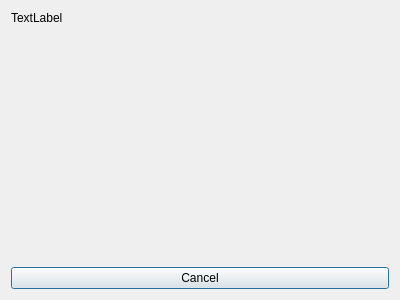
<?xml version="1.0" encoding="UTF-8"?>
<ui version="4.0">
 <class>ErrorDialog</class>
 <widget class="QDialog" name="ErrorDialog">
  <property name="geometry">
   <rect>
    <x>0</x>
    <y>0</y>
    <width>400</width>
    <height>300</height>
   </rect>
  </property>
  <property name="windowTitle">
   <string>Dialog</string>
  </property>
  <layout class="QVBoxLayout" name="verticalLayout">
   <item>
    <layout class="QVBoxLayout" name="layout">
     <property name="spacing">
      <number>6</number>
     </property>
     <property name="margin" stdset="0">
      <number>0</number>
     </property>
     <item>
      <widget class="QLabel" name="error_label">
       <property name="text">
        <string>TextLabel</string>
       </property>
      </widget>
     </item>
     <item>
      <spacer name="spacer">
       <property name="orientation">
        <enum>Qt::Vertical</enum>
       </property>
       <property name="sizeHint" stdset="0">
        <size>
         <width>20</width>
         <height>40</height>
        </size>
       </property>
      </spacer>
     </item>
     <item>
      <widget class="QPushButton" name="cancelButton">
       <property name="text">
        <string>Cancel</string>
       </property>
      </widget>
     </item>
    </layout>
   </item>
  </layout>
 </widget>
 <resources/>
 <connections>
  <connection>
   <sender>cancelButton</sender>
   <signal>clicked()</signal>
   <receiver>ErrorDialog</receiver>
   <slot>reject()</slot>
   <hints>
    <hint type="sourcelabel">
     <x>330</x>
     <y>66</y>
    </hint>
    <hint type="destinationlabel">
     <x>197</x>
     <y>125</y>
    </hint>
   </hints>
  </connection>
 </connections>
</ui>
